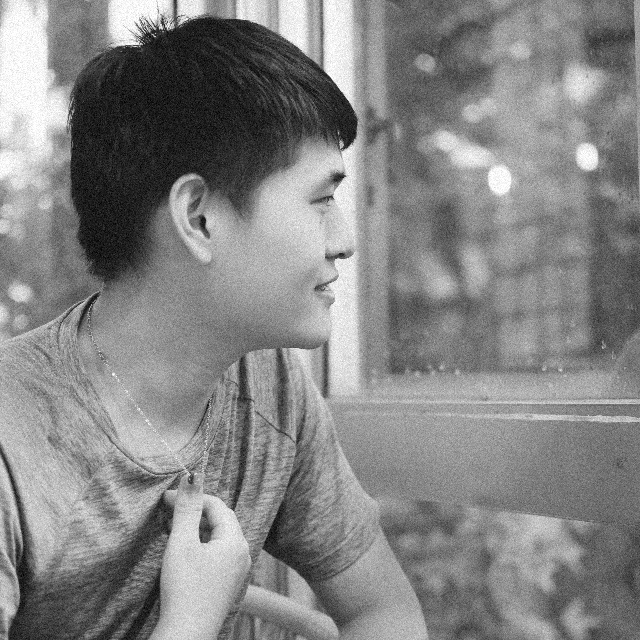
#> input picture ImageRestoration/input/input_Gaussian.jpg, 640 x 640 px; its folder holds only this picture in this run
$ python AddNoise.py
#> lines starting #> are read from the running program, lines starting #| are printed output that depends on the picture
import argparse
import glob
import attr
import numpy as np
import cv2

class AddNoise():
	def __init__ (self, img):
		self.img   = img.astype("float")
		self.shape = img.shape

	def Gaussian(self):
		noise = np.random.normal(0, 20, self.shape)
		return noise

	def Uniform(self):
		noise = np.random.uniform(-127, 128, self.shape)
		return noise

	def Impulse(self):
		noise = self.Uniform()
		_, noise = cv2.threshold(noise, 100, 255, cv2.THRESH_BINARY)
		return noise

if __name__ == "__main__":
	parser = argparse.ArgumentParser()
	parser.add_argument("-i", "--input" , default = "input", help = "path to the imput  image file directory")
	parser.add_argument("-o", "--output", default = "input", help = "path to the output image file directory")
	args = parser.parse_args()

	methods   = ["Gaussian", "Uniform", "Impulse"]
	filenames = glob.glob("{}/input_*.jpg".format(args.input)) + glob.glob(args.input + "/*.png")

	for filename in filenames:
		img = cv2.imread(filename)
#> img is the input picture: shape (640, 640, 3); min 0, max 255, mean 132.3
		img = cv2.cvtColor(img, cv2.COLOR_BGR2GRAY)
#> img: shape (640, 640)
		img = cv2.resize(img, (640, 640))
		add_noise = AddNoise(img)

		for method in methods:
			noise = getattr(add_noise, method)()
			noise = noise * 0.5 + img.astype("float")

			cv2.imwrite("{}/input_{}.jpg".format(args.output, method), noise)
#> this loop made 3 passes
#> pass 1, `noise = getattr(add_noise, method)()`:
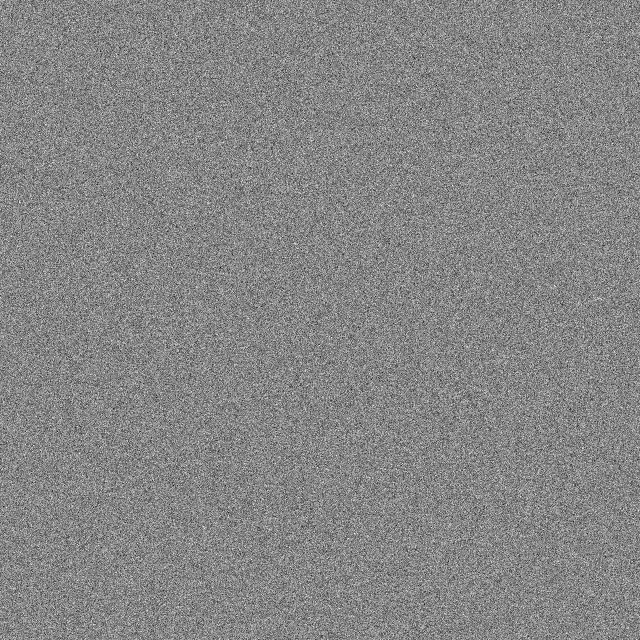
#> noise: shape (640, 640) float64; min -97.04, max 87.44, mean 0.1; drawn with min black and max white
#> pass 1, `noise = noise * 0.5 + img.astype("float")`:
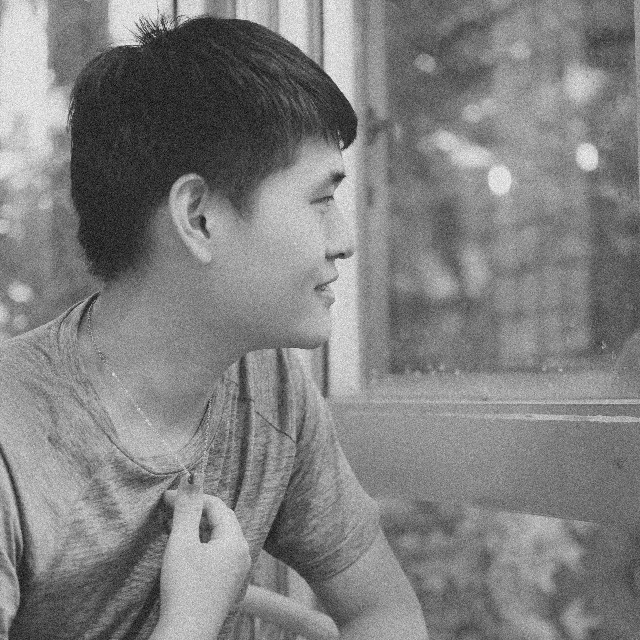
#> noise: shape (640, 640) float64; min -28.44, max 290.2, mean 132.4; drawn with min black and max white
#> pass 2, `noise = getattr(add_noise, method)()`:
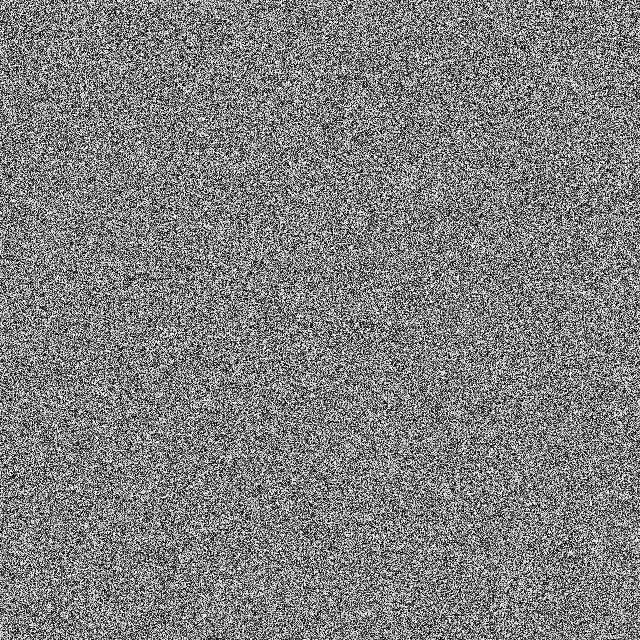
#> noise: shape (640, 640) float64; min -127, max 128, mean 0.8; drawn with min black and max white
#> after the loop:
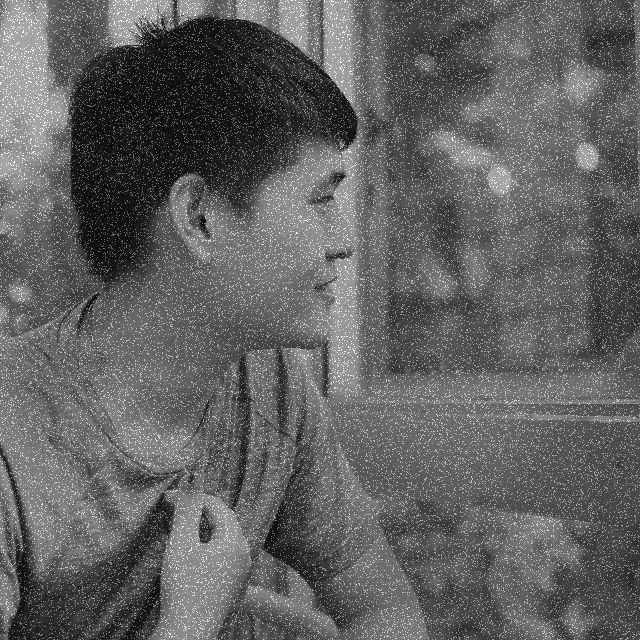
#> noise: shape (640, 640) float64; min 0, max 382.5, mean 146.3; drawn with min black and max white
